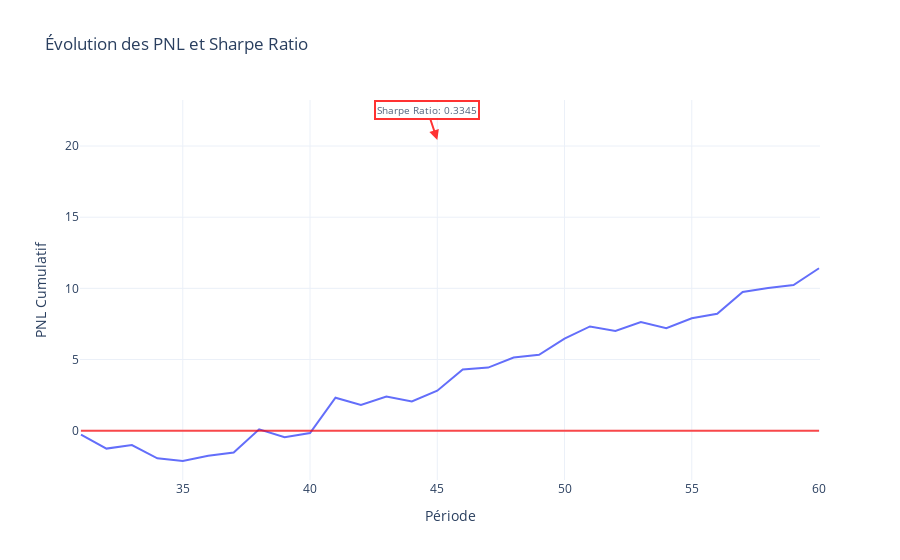

The cell this chart's notebook holds for it:
### Code cell
import plotly.graph_objects as go


process.plot_PnL(SR=SR, PNL=PNL)

### Figure 1 — Plotly figure (JSON) as saved in the notebook; plotly's stock layout.template omitted (floating-point values rounded to 4 significant figures)
{"data": [{"mode": "lines", "name": "PNL", "type": "scatter", "x": [31, 32, 33, 34, 35, 36, 37, 38, 39, 40, 41, 42, 43, 44, 45, 46, 47, 48, 49, 50, 51, 52, 53, 54, 55, 56, 57, 58, 59, 60], "y": [-0.2785, -1.256, -1.011, -1.936, -2.128, -1.763, -1.537, 0.09401, -0.4634, -0.1608, 2.321, 1.805, 2.398, 2.05, 2.814, 4.296, 4.435, 5.138, 5.336, 6.468, 7.326, 7.013, 7.632, 7.205, 7.895, 8.212, 9.749, 10.02, 10.23, 11.41, 11.32, 11.41, 12.14, 12.1, 11.99, 11.51, 11.07, 10.92, 13.1, 13.0, 13.21, 13.44, 15.52, 15.85, 15.81, 16.73, 17.39, 17.03, 16.12, 16.04, 15.57, 15.37, 14.62, 16.24, 15.77, 14.89, 14.02, 15.31, 18.2, 20.42]}], "layout": {"annotations": [{"arrowcolor": "red", "arrowhead": 2, "arrowsize": 1, "arrowwidth": 2, "bgcolor": "white", "bordercolor": "red", "borderwidth": 2, "font": {"size": 10}, "opacity": 0.8, "showarrow": true, "text": "Sharpe Ratio: 0.3345", "x": 45, "y": 20.42}], "legend": {"x": 0, "y": 1}, "shapes": [{"line": {"color": "red", "width": 2}, "name": "Sharpe Ratio", "opacity": 0.7, "type": "line", "x0": 31, "x1": 60, "y0": 0, "y1": 0}], "title": {"text": "Évolution des PNL et Sharpe Ratio"}, "xaxis": {"title": {"text": "Période"}}, "yaxis": {"title": {"text": "PNL Cumulatif"}}}}
